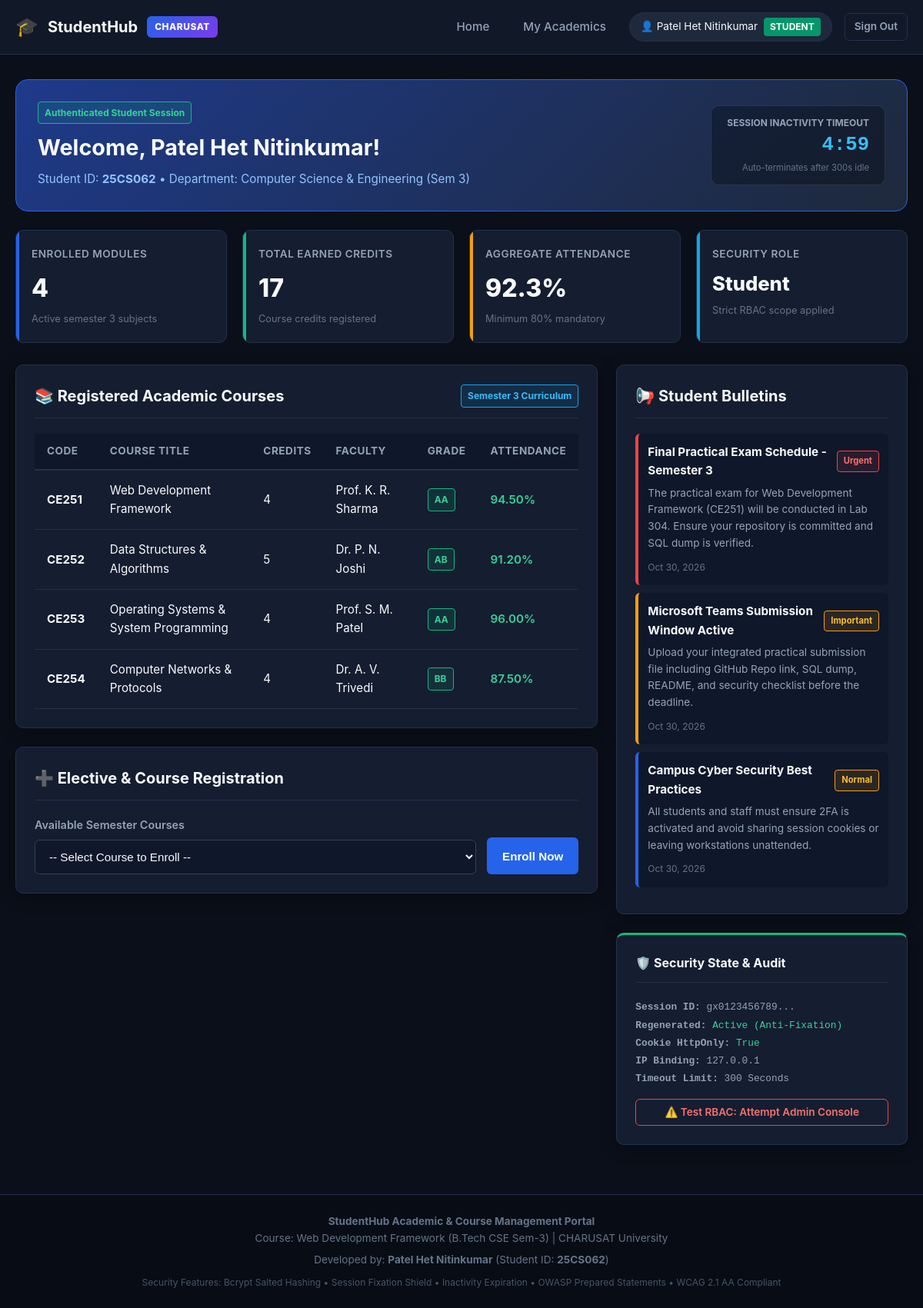
Before: /student_dashboard.php (signed in) with the older database file.
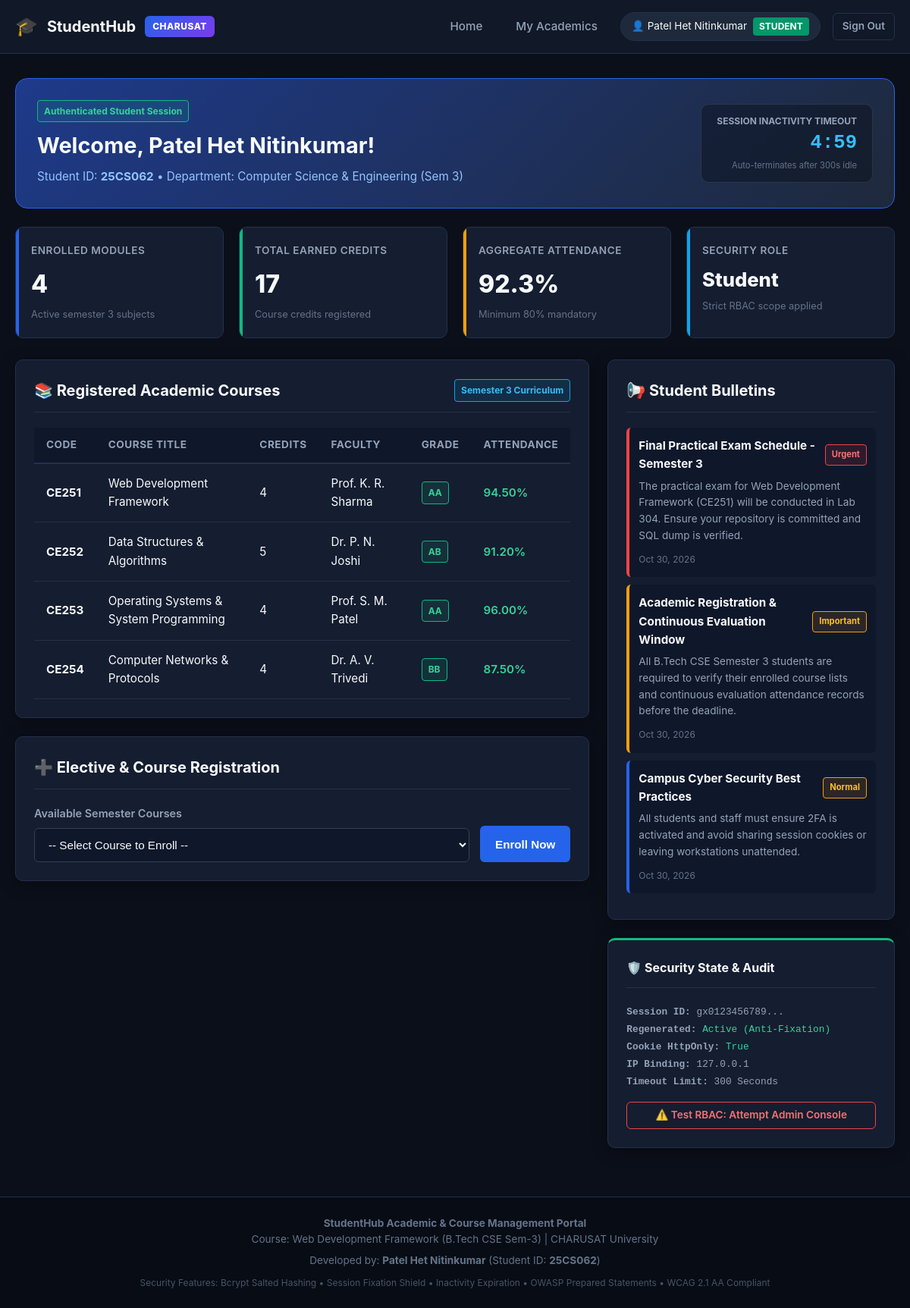
After: the same page with the newer database file.
### tables this page shows
CREATE TABLE notices (
    notice_id INT AUTO_INCREMENT NOT NULL,
    author_id INT NOT NULL,
    title VARCHAR(150) NOT NULL,
    content TEXT NOT NULL,
    priority ENUM('Normal', 'Important', 'Urgent') NOT NULL DEFAULT 'Normal',
    target_role ENUM('All', 'Student', 'Admin') NOT NULL DEFAULT 'All',
    created_at TIMESTAMP DEFAULT CURRENT_TIMESTAMP,
    CONSTRAINT pk_notices PRIMARY KEY (notice_id),
    CONSTRAINT fk_notices_author FOREIGN KEY (author_id) REFERENCES users(id) ON DELETE CASCADE
);

### student_dashboard.php (the view, shortened to what the changed rows need)
<?php
require_once __DIR__ . '/config/db.php';
$user_id = $_SESSION['user_id'];
$user_stmt = $pdo->prepare("SELECT * FROM users WHERE id = ?");
$user_stmt->execute([$user_id]);
$student = $user_stmt->fetch();
$notice_stmt = $pdo->prepare("
    SELECT n.*, u.full_name as author_name
    FROM notices n
    JOIN users u ON n.author_id = u.id
    WHERE n.target_role IN ('All', 'Student')
    ORDER BY n.created_at DESC LIMIT 5
");
$notice_stmt->execute();
$notices = $notice_stmt->fetchAll();
require_once __DIR__ . '/includes/header.php';
?>
<div style="background: linear-gradient(135deg, #1e3a8a 0%, #1e293b 100%); border-radius: var(--radius-lg); padding: 28px; margin-bottom: 24px; border: 1px solid #2563eb; display: flex; justify-content: space-between; align-items: center; flex-wrap: wrap; gap: 16px;">
    <div>
        <h1 style="font-size: 1.8rem; margin: 0 0 6px;">Welcome, <?= htmlspecialchars($student['full_name']) ?>!</h1>
    </div>
</div>
<div style="display: grid; grid-template-columns: 2fr 1fr; gap: 24px;">
    <div>
        <div class="card">
            <div class="card-header">
                <h2 class="card-title">📚 Registered Academic Courses</h2>
            </div>
            <div class="table-responsive">
                <table class="table" aria-label="Enrolled Courses">
                    <thead>
                        <tr>
                            <th>Code</th>
                            <th>Course Title</th>
                            <th>Credits</th>
                            <th>Faculty</th>
                            <th>Grade</th>
                            <th>Attendance</th>
                        </tr>
                    </thead>
                </table>
            </div>
        </div>
    </div>
    <div>
        <div class="card">
            <?php if (!empty($notices)): ?>
                <?php foreach ($notices as $nt): ?>
                    <div class="notice-item <?= strtolower($nt['priority']) ?>" style="padding: 12px; margin-bottom: 10px;">
                        <div class="notice-header">
                            <span style="font-weight: 700; font-size: 0.95rem;"><?= htmlspecialchars($nt['title']) ?></span>
                            <span class="badge <?= $nt['priority'] === 'Urgent' ? 'badge-danger' : 'badge-warning' ?>" style="font-size: 0.7rem;">
                                <?= htmlspecialchars($nt['priority']) ?>
                            </span>
                        </div>
                        <p style="font-size: 0.85rem; color: var(--text-secondary); margin-bottom: 6px;">
                            <?= htmlspecialchars($nt['content']) ?>
                        </p>
                        <small style="color: var(--text-muted); font-size: 0.75rem;">
                            <?= date('M d, Y', strtotime($nt['created_at'])) ?>
                        </small>
                    </div>
                <?php endforeach; ?>
            <?php else: ?>
                <p style="color: var(--text-muted); font-size: 0.85rem;">No new bulletins posted.</p>
            <?php endif; ?>
        </div>
    </div>
</div>
<?php require_once __DIR__ . '/includes/footer.php'; ?>

Changed rows visible on the page:
changed notices "Important": title "Microsoft Teams Submission Window Active" → "Academic Registration & Continuous Evaluation Window"; content "Upload your integrated practical submission file including GitHub Repo link, SQL dump, README, and security checklist before the deadline." → "All B.Tech CSE Semester 3 students are required to verify their enrolled course lists and continuous evaluation attendance records before the deadline."
